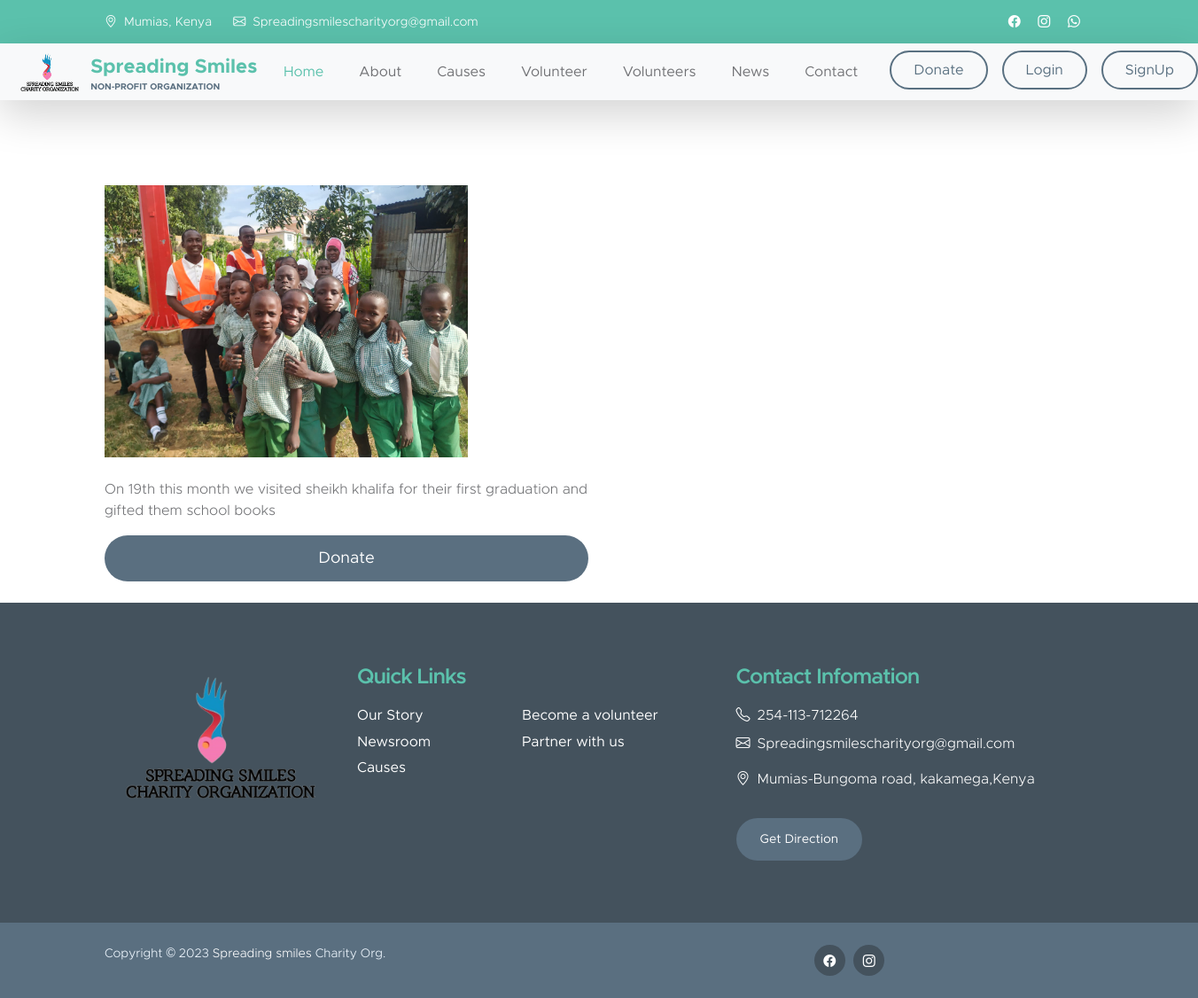
The page /more_causes/1 on the database as committed earlier.
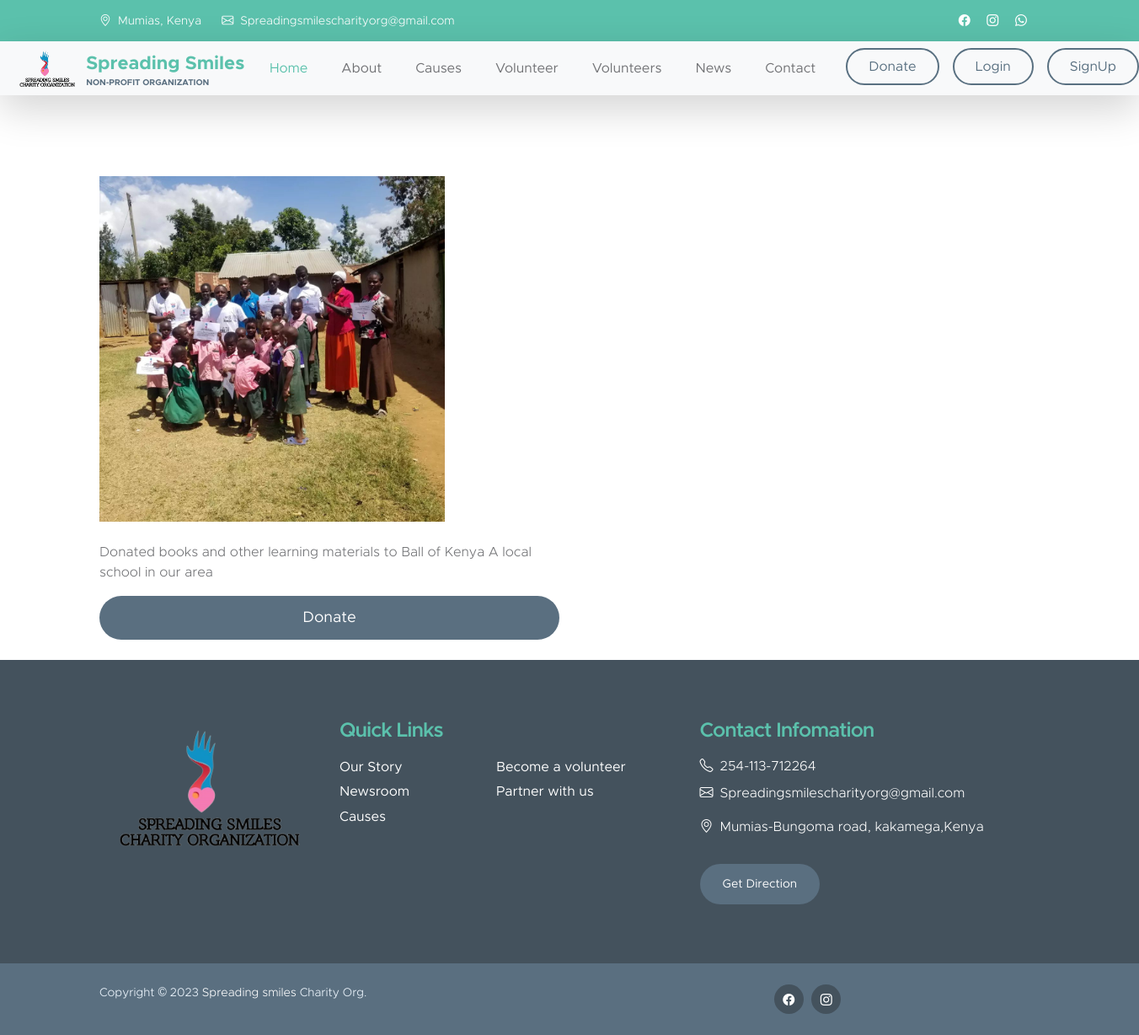
The same page on the database as committed later.
### main_app/models.py (models this page shows, shortened)
class cause(models.Model):
    Title= models.CharField(max_length=40)
    profile= models.ImageField(upload_to='upload/cause')
    summary = models.CharField(max_length=300)
    info = models.CharField(max_length=10000)

### main_app/views.py (the view)
# urls.py: path('more_causes/<int:pk>', views.more_causes, name="more_causes"),
def more_causes(request, pk):
    more = cause.objects.get(id=pk)
    return render(request, "more_causes.html", {"more": more})

### main_app/templates/more_causes.html (shortened to what this page needs)
{% extends "layouts/master.html" %}
{% load static %}
{% block body %}
<br><br><br><br>
<div class="container">
    <div class="row">
        <div class="col-lg-6 col-md-8 col-sm-9">
            <div >
                <img src="{{more.profile.url}}" alt="" class="w-75">
            </div>
            <div>
            </div>
            <div>
              <p>
                {{more.info}}
              </p>
            </div>
            <div>
                <button class="custom-btn btn form-control"><a href="{% url "Donation" %}" class="text-white" >Donate</a></button>
            </div>
<br>
        </div>
    </div>
</div>
{% endblock body %}

Rows that differ between the two databases and show on the page:
changed cause: profile: a different picture; info "On 19th this month we visited sheikh khalifa for their first graduation and gifted them school books" → "Donated books and other learning materials to Ball of Kenya A local school in our area"
